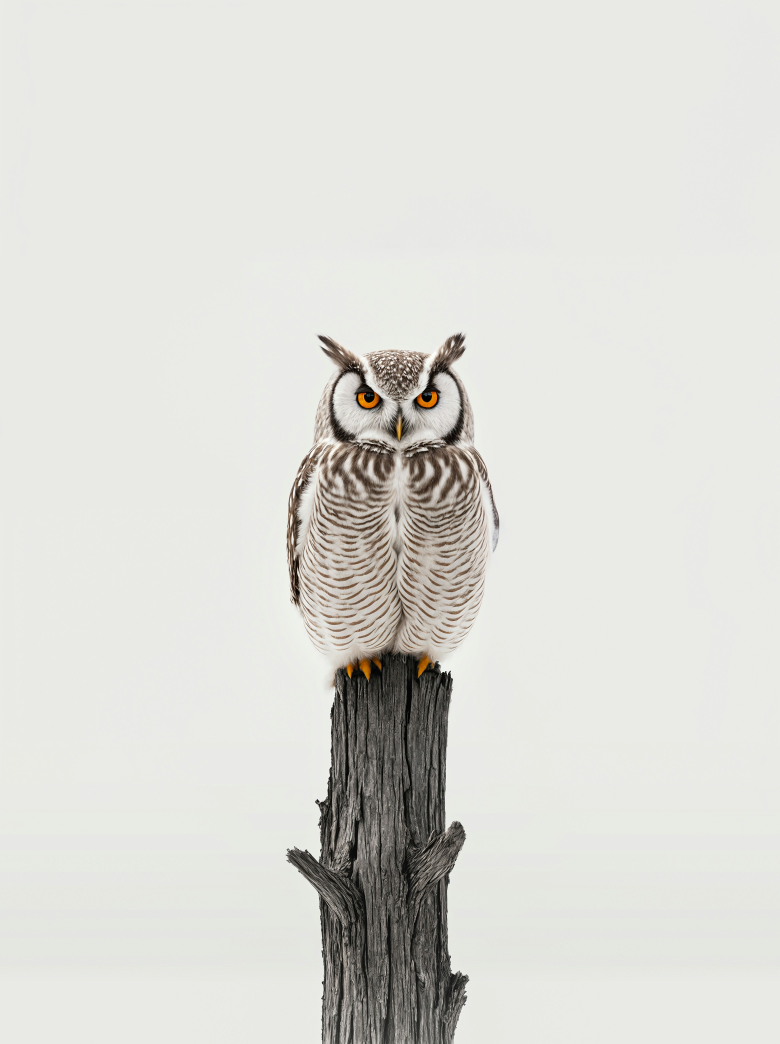
#> input picture large_image.jpg, 3120 x 4176 px (shown at 1/4 size)
$ python images.py
#> lines starting #> are read from the running program, lines starting #| are printed output that depends on the picture
from PIL import Image, ImageFilter

img = Image.open('large_image.jpg')
#> img is the input picture: PIL image 3120x4176 RGB; mean R, G, B 219.2, 219.3, 214.1

#new_img = img.resize((400,400))
new_img=img
new_img.thumbnail((400,400))
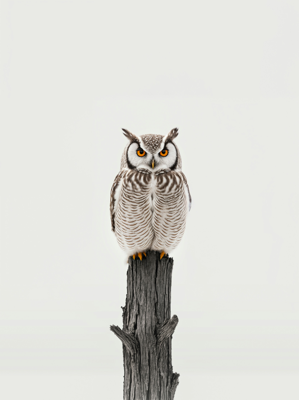
#> new_img: PIL image 299x400 RGB; mean R, G, B 219.2, 219.2, 214.1
new_img.save("small_image.png",'png')
# [21 lines of commented-out code are left out]
